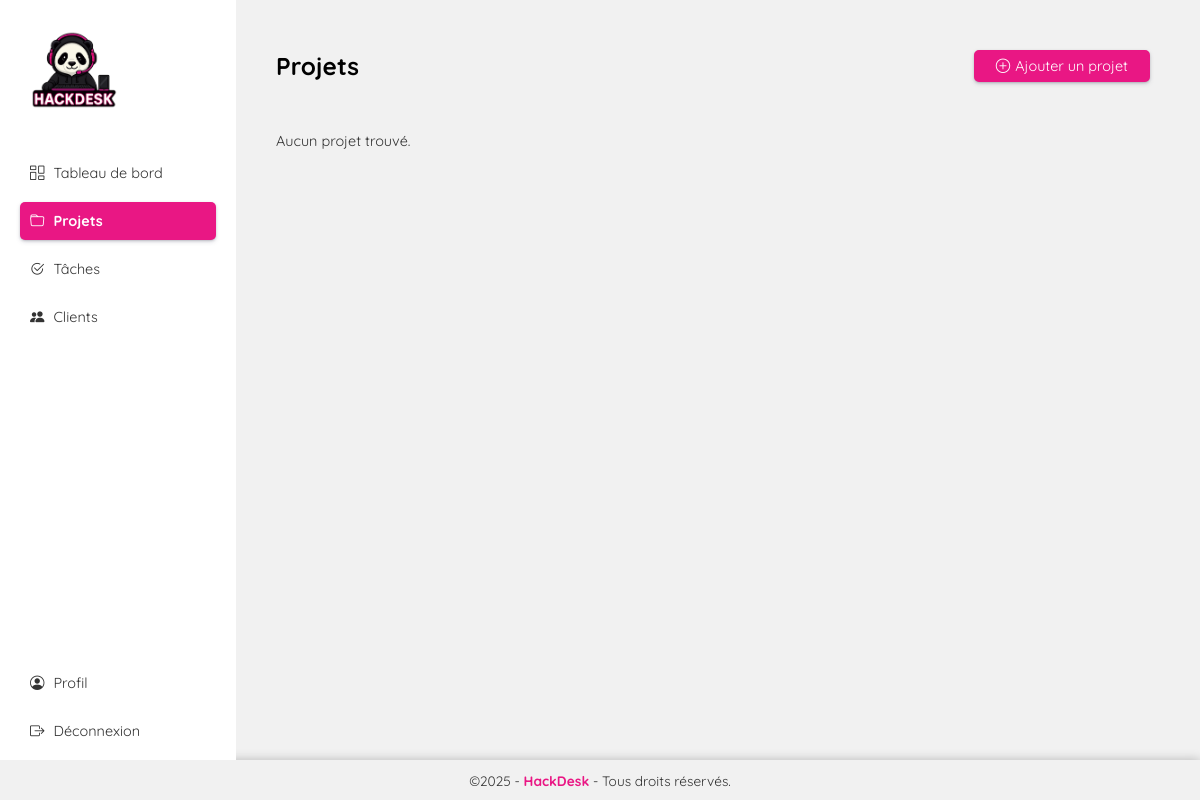
The app's page /projects (signed in), older data.
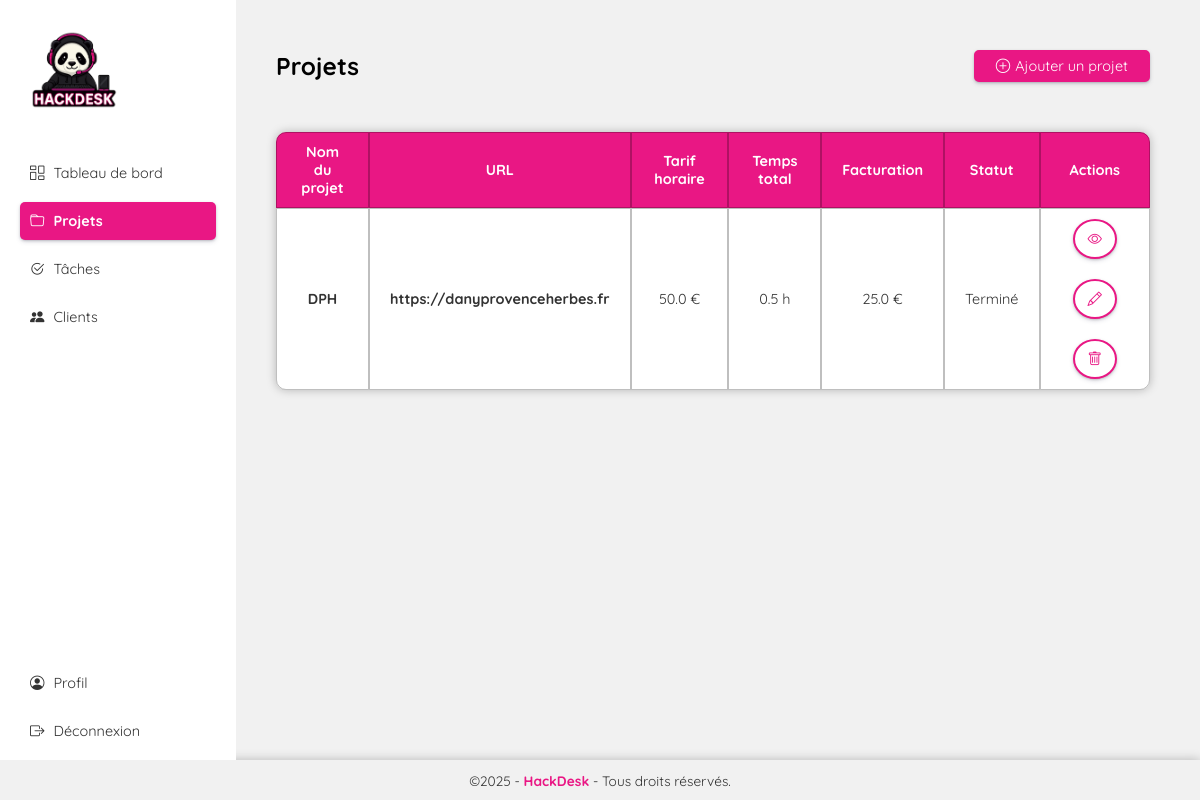
The same page, newer data.
### models.py (models this page shows)
class Project(Base):
    __tablename__ = 'projects'
    id = Column(Integer, primary_key=True, index=True)
    name_project = Column(String(150), nullable=False, index=True)
    description = Column(Text)
    url = Column(String(250))
    hosting_server = Column(String(150))
    status = Column(String(50))
    hourly_rate = Column(Float, default=0.0, nullable=False)
    user_id = Column(Integer, ForeignKey("users.id"))
    client_id = Column(Integer, ForeignKey("clients.id"))
    user = relationship("User", back_populates="projects")
    client = relationship("Client", back_populates="projects")
    tasks = relationship("Task", back_populates="projects", cascade="all, delete-orphan")
    @property
    def total_time(self):
        return sum(task.time_spent for task in self.tasks)
    @property
    def total_cost(self):
        return self.total_time * self.hourly_rate

class Task(Base):
    __tablename__ = 'tasks'
    id = Column(Integer, primary_key=True, index=True)
    name_task = Column(String(150), nullable=False, index=True)
    status = Column(String(50))
    time_spent = Column(Float, default=0.0, nullable=False)
    project_id = Column(Integer, ForeignKey("projects.id"))
    projects = relationship("Project", back_populates="tasks")

### app.py (the view)
@app.route('/projects')
@login_required
def projects():
    projects = session.query(Project).filter_by(user_id=current_user.id).all()
    return render_template('dashboard/projects.html', projects=projects)

### app.py (called while the page is built)
@login_manager.user_loader
def load_user(user_id):
    return session.query(User).get(int(user_id))

### templates/dashboard/projects.html (shortened to what this page needs)
{% extends 'layout.html' %}
{% block body %}
<div class="app dg">
  <main class="app-view dg">
    {% include 'dashboard/partials/menu-app.html' %}
    <div class="app-container">
      <div class="df" style="justify-content: space-between">
        <h1>Projets</h1>
        <a href="/add-a-project">
          <button class="button2">
            <i class="bi bi-plus-circle"></i>Ajouter un projet
          </button>
        </a>
      </div>
      <div class="table-list table-projects">
        {% if projects %}
        <table>
          <thead>
            <tr>
              <th>Nom du projet</th>
              <th>URL</th>
              <th>Tarif horaire</th>
              <th>Temps total</th>
              <th>Facturation</th>
              <th>Statut</th>
              <th>Actions</th>
            </tr>
          </thead>
          <tbody>
            {% for project in projects|reverse %}
            <tr>
              <td>
                <a href="/view-project/{{ project.id }}">
                  {{ project.name_project}}
                </a>
              </td>
              <td><a href="{{ project.url }}" target="_blank">{{ project.url}}</a></td>
              <td>{{ project.hourly_rate}} €</td>
              <td>{{ project.total_time}} h</td>
              <td>{{ project.total_cost}} €</td>
              <td>{{ project.status}}</td>
              <td class="actions df">
                <a href="/view-project/{{ project.id }}">
                  <button class="button-circle">
                    <i class="bi bi-eye"></i>
                  </button>
                </a>
                <a href="/edit-project/{{ project.id }}">
                  <button class="button-circle">
                    <i class="bi bi-pencil"></i>
                  </button>
                </a>
                <form method="POST" action="/delete-project/{{ project.id }}" onsubmit="return confirmDeleteProject();">
                  <button type="submit" class="button-circle">
                    <i class="bi bi-trash"></i>
                  </button>
                </form>
              </td>
            </tr>
            {% endfor %}
          </tbody>
        </table>
        {% else %}
        <p>Aucun projet trouvé.</p>
        {% endif %}
      </div>
    </div>
  </main>
</div>
{% endblock %}

### templates/layout.html (shortened to what this page needs)
<!doctype html>
<html lang="fr">
  <head>
    <link rel="stylesheet" href="../static/css/index.css" />
    <link
      rel="stylesheet"
      href="https://cdn.jsdelivr.net/npm/bootstrap-icons@1.13.1/font/bootstrap-icons.min.css"
    />
  </head>
  <body>
    {% block body %}{% endblock %}
    <footer>
      <p>©2025 - <a href="/">HackDesk</a> - Tous droits réservés.</p>
    </footer>
  </body>
</html>

### templates/dashboard/partials/menu-app.html
<div class="menu-app">
  <div>
    <a href="/">
      <img src="../../../static/images/logo-hackdesk.png" class="logo" alt="Logo HackDesk" />
    </a>
    <nav>
      <a href="{{ url_for('dashboard') }}" class="{{ 'active' if request.endpoint == 'dashboard' else '' }}">
        <i class="bi bi-columns-gap"></i> Tableau de bord
      </a>
      <a href="{{ url_for('projects') }}" class="{{ 'active' if request.endpoint == 'projects' else '' }}">
        <i class="bi bi-folder"></i> Projets
      </a>
      <a href="{{ url_for('tasks') }}" class="{{ 'active' if request.endpoint == 'tasks' else '' }}">
        <i class="bi bi-check2-circle"></i> Tâches
      </a>
      <a href="{{ url_for('clients') }}" class="{{ 'active' if request.endpoint == 'clients' else '' }}">
        <i class="bi bi-people-fill"></i> Clients
      </a>
    </nav>
  </div>
  <div class="links">
    <a href="{{ url_for('profile') }}" class="{{ 'active' if request.endpoint == 'profile' else '' }}">
      <i class="bi bi-person-circle"></i> Profil
    </a>
    <a href="{{ url_for('logout') }}">
      <i class="bi bi-box-arrow-right"></i> Déconnexion
    </a>
  </div>
</div>

### static/css/index.css (style rules this page uses)
* { margin: 0; padding: 0; box-sizing: border-box; font-family: "Quicksand", "Trebuchet MS", "Lucida Sans Unicode", "Lucida Grande", "Lucida Sans", Arial, sans-serif; font-size: 0.95rem; color: #333; cursor: default; transition: 0.2s ease; }
body { background: #f1f1f1; }
main { min-height: 95vh; padding: 50px 5vw; }
footer { height: 5vh; text-align: center; box-shadow: 0 0 10px rgba(0, 0, 0, 0.25); display: flex; justify-content: center; align-items: center; }
footer p, footer a { font-size: 0.9rem; }
a { text-decoration: none; font-weight: bold; color: #e91784; cursor: pointer; }
a * { cursor: pointer; }
h1, h2, h3, h4, h5, h6 { color: #000; }
h1 { font-size: 1.6rem; }
.df { display: flex; align-items: center; gap: 20px; flex-wrap: wrap; }
.dg { display: grid; gap: 20px; }
button { box-shadow: rgba(50, 50, 93, 0.25) 0px 2px 5px -1px, rgba(0, 0, 0, 0.3) 0px 1px 3px -1px; padding: 5px 20px; border: 2px solid #e91784; border-radius: 5px; background: #fff; color: #e91784; }
button * { font-weight: normal; }
button i { margin-right: 5px; color: #e91784; }
.button2 { border: 2px solid #e91784; background: #e91784; color: #fff; }
.button2 i { color: #fff; }
.button-circle { border-radius: 50%; height: 40px; width: 40px; display: flex; justify-content: center; align-items: center; margin: 0 auto; }
.button-circle i { margin: 0; }
form { display: flex; flex-direction: column; gap: 15px; width: 100%; min-width: 300px; max-width: 600px; }
form button { margin-top: 20px; }
.app-view { grid-template-columns: 1fr 4fr; padding: 0; }
.menu-app { background: #fff; padding: 20px; }
.menu-app .logo { max-height: 10vh; margin: 0 auto 20px; }
.menu-app a { display: block; color: #333; margin-bottom: 10px; font-weight: normal; padding: 10px; }
.menu-app a i { margin-right: 5px; }
.menu-app .active { background: #e91784; box-shadow: rgba(50, 50, 93, 0.25) 0px 2px 5px -1px, rgba(0, 0, 0, 0.3) 0px 1px 3px -1px; font-weight: bold; color: #fff; border-radius: 5px; }
.menu-app .active * { color: #fff; }
.menu-app .links { position: absolute; bottom: 5vh; }
.app-container { padding: 50px 50px 50px 20px; }
.table-list { margin-top: 50px; }
table { width: 100%; border-spacing: 0; background: #fff; border-radius: 10px; box-shadow: 0 0 10px rgba(0, 0, 0, 0.25); text-align: center; }
table th, table td { padding: 10px 20px; border: 0.5px solid rgba(0, 0, 0, 0.25); }
table thead { background: #e91784; border-radius: 10px 10px 0 0; }
table thead th { color: #fff; }
table thead th:first-of-type { border-radius: 10px 0 0 0; }
table thead th:last-of-type { border-radius: 0 10px 0 0; }
table tbody tr .actions { flex-direction: row; justify-content: center; }
table tbody tr .actions form { display: flex; min-width: 0; width: auto; }
table tbody tr a { color: #333; }
table tbody tr:last-of-type td:first-of-type { border-radius: 0 0 0 10px; }
table tbody tr:last-of-type td:last-of-type { border-radius: 0 0 10px 0; }

Row changes from the older to the newer data that the page shows:
added Project: name_project "DPH", url "https://danyprovenceherbes.fr", hourly_rate "50.0", total_time "0.5", total_cost "25.0", status "Terminé"
Text that changed along with them:
text no longer shown: "Aucun projet trouvé."
text now shown: "Nom du projet URL Tarif horaire Temps total Facturation Statut Actions"
